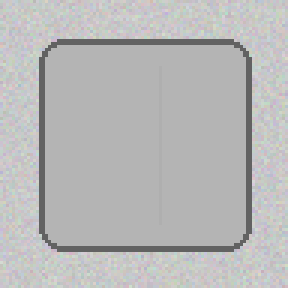
#> input picture images/normal/normal_001.png, 96 x 96 px (shown 3 times larger)
$ jupyter execute --allow-errors notebook.ipynb
#> lines starting #> are read from the running program, lines starting #| are printed output that depends on the picture
#> `img = Image.open(f'{IMG_BASE}/{cls}/{imgs[j]}').resize(IMG_SIZE)`:
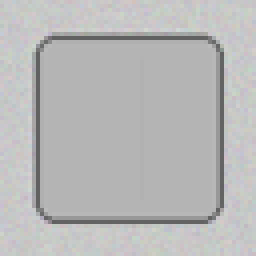
#> img: PIL image 64x64 RGB (shown 4 times larger); mean R, G, B 184.3, 184.4, 184.3
# Part 2: Computer Vision Problem Formulation and CNN Prototype

**Dataset:** Synthetic Manufacturing Defect Image Dataset
**Task:** Image Classification — 4 classes: normal, scratch, dent, stain
**Goal:** Build a CNN to classify product surface images for quality inspection

---

[cell 1]
import os, random
import numpy as np
import pandas as pd
import matplotlib.pyplot as plt
import seaborn as sns
import warnings
warnings.filterwarnings('ignore')

from PIL import Image
from sklearn.model_selection import train_test_split
from sklearn.preprocessing import LabelEncoder
from sklearn.neural_network import MLPClassifier
from sklearn.metrics import (classification_report, confusion_matrix, accuracy_score)

plt.rcParams['figure.dpi'] = 100
sns.set_style('whitegrid')

IMG_BASE = 'images'
CLASSES = ['normal', 'scratch', 'dent', 'stain']
IMG_SIZE = (64, 64)

print("Setup complete.")

## Task 1: Problem Identification

**Problem type selected: Image Classification**

The dataset contains labeled product surface images split into 4 folders: `normal`, `scratch`, `dent`, and `stain`. Each image belongs to exactly one class with no overlapping regions or polygon annotations required. This is a straightforward **multi-class image classification problem** — the model receives an image and outputs one of the four class labels.

**Why not object detection or segmentation?**
Object detection would be appropriate if we needed to locate *where* a defect is within the image (bounding boxes). Semantic segmentation would be needed for pixel-level labeling. Since we just need to categorize the entire image into one defect type, classification is the right formulation.

## Task 2: Dataset Exploration

[cell 2]
# Count images per class
print("Class-wise image count:")
#> (the rest of this cell did not finish here and is left out)

[cell 3]
# Display sample images from each class
fig, axes = plt.subplots(2, 4, figsize=(14, 7))

#> (the rest of this cell did not finish here and is left out)

## Task 3: Image Preprocessing

Steps:
- Resize all images to 64×64 pixels
- Normalize pixel values to [0, 1]
- Flatten for MLP baseline (64×64×3 = 12,288 features)
- Train-test split 80/20 with stratification

[cell 4]
# Load and preprocess images
X_raw, y_raw = [], []
#> X_raw = []; y_raw = []

#> (the rest of this cell did not finish here and is left out)
